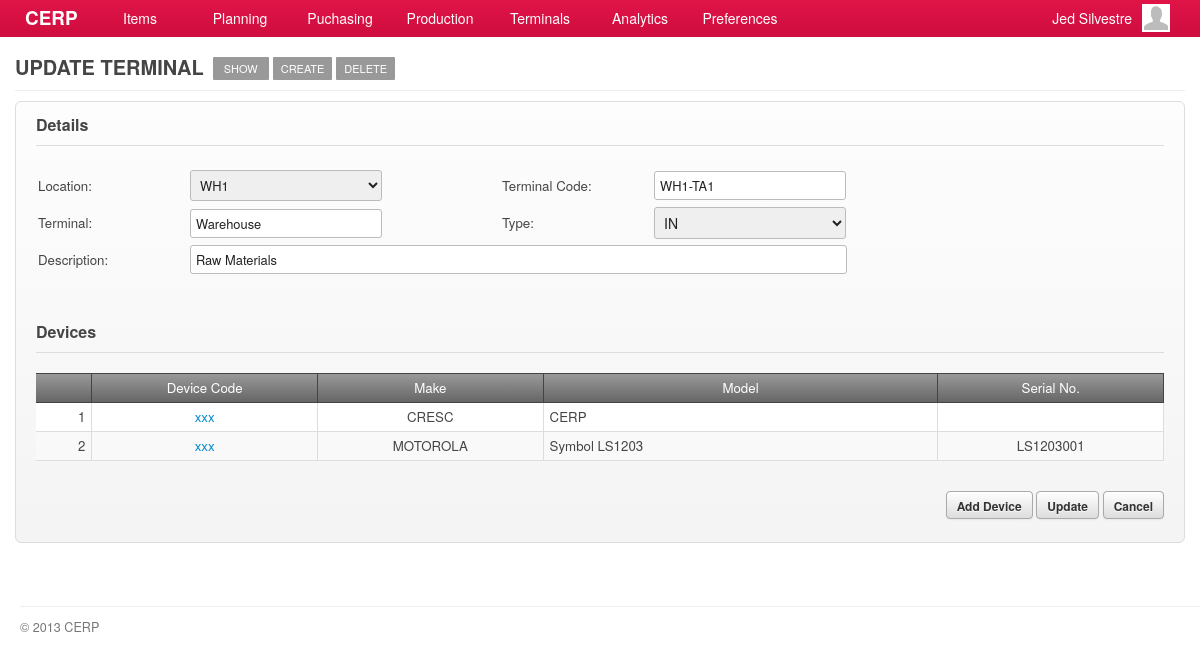
The app's page /account/terminals-edit.php?tid=1 (signed in) with its own data.
### tables this page shows
CREATE TABLE `capabilities` (
  `id` int(11) NOT NULL AUTO_INCREMENT,
  `title` varchar(45) DEFAULT NULL,
  `name` varchar(45) DEFAULT NULL,
  `capability` varchar(45) DEFAULT NULL,
  `url` varchar(45) DEFAULT NULL,
  `parent` int(11) DEFAULT NULL,
  PRIMARY KEY (`id`)
);

CREATE TABLE `terminals` (
  `id` int(11) NOT NULL AUTO_INCREMENT,
  `location_id` int(11) DEFAULT NULL,
  `terminal_code` varchar(12) DEFAULT NULL,
  `terminal_name` varchar(45) DEFAULT NULL,
  `type` varchar(3) DEFAULT NULL,
  `description` varchar(100) DEFAULT NULL,
  `created_at` datetime DEFAULT NULL,
  `updated_at` datetime DEFAULT NULL,
  PRIMARY KEY (`id`)
);

CREATE TABLE `terminal_devices` (
  `id` int(11) NOT NULL AUTO_INCREMENT,
  `terminal_id` int(11) DEFAULT NULL,
  `device_id` int(11) DEFAULT NULL,
  `created_at` datetime DEFAULT NULL,
  `updated_at` datetime DEFAULT NULL,
  PRIMARY KEY (`id`)
);

CREATE TABLE `devices` (
  `id` int(11) NOT NULL AUTO_INCREMENT,
  `device_code` varchar(10) DEFAULT NULL,
  `make` varchar(45) DEFAULT NULL,
  `model` varchar(45) DEFAULT NULL,
  `serial_no` varchar(45) DEFAULT NULL,
  `description` varchar(45) DEFAULT NULL,
  `created_at` datetime DEFAULT NULL,
  `updated_at` datetime DEFAULT NULL,
  PRIMARY KEY (`id`)
);

### include/general.class.php (called while the page is built, shortened)
<?php
require('database.class.php');
require('capabilities.class.php');
require('role.class.php');
$HostAccount	= "account";
$DB				= new MySQL;
  $Host			= "cerp";
  $HostAccount	= "/".$Host."/".$HostAccount;
  $DB->database	= "cerpdb";
  $DB->username	= "cerpuser";
  $DB->password	= "cerpuser";
  $DB->hostname	= "localhost";
$Capabilities	= new Capabilities($DB);
$Signed			= $_SESSION['user'];
$Role		= new Role($DB, $Signed['id']);
require('functions.php');
?>

### include/role.class.php (called while the page is built, shortened)
<?php
class Role
{
	private $DB;
	private $user_id;
	function Role($db, $uid) {
  	$this->DB = $db;
		$this->user_id = $uid;
  }
	function isCapableByName($cap_name) {
		foreach ($this->getUserRoles() as $user_role) {
			$result = $this->DB->Find('role_capabilities', array(
						  			'columns' 		=> 'role_capabilities.*',
						  			'joins' => 'INNER JOIN capabilities ON capabilities.id = role_capabilities.capability_id',
						  	    'conditions' 	=> 'capabilities.capability="'. $cap_name .'" AND role_id='. $user_role['role_id']));
			if(isset($result)) {
				return TRUE;
			}
		}
	}
	function getUserRoles() {
		$result = $this->DB->Get('user_roles', array(
						  			'columns' 		=> 'user_roles.role_id, roles.name',
						  			'joins' => 'INNER JOIN roles ON roles.id = user_roles.role_id',
						  	    'conditions' 	=> 'user_roles.user_id='. $this->user_id));
		if(isset($result)) {
			return $result;
		}
	}
}

### include/database.class.php (called while the page is built, shortened)
<?php
class MySQL {
  public $username	= "cerpuser";
  public $password	= "cerpuser";
  public $hostname	= "localhost";
  public function Connect() {
    $conn = mysql_connect($this->hostname, $this->username, $this->password) or die("<br/><span class='notice'><p class='error'><strong>ERROR!</strong> Unable to connect to MySQL! </p></span>");
    return $conn;
  }
  public function Query($sql) {
  	$conn = $this->Connect();
    $result = mysql_query($sql, $conn);
	return $result;
  }
	function Find($table, $args='') {
  	if (isset($args)) {
  	  $args['columns'] = (isset($args['columns']) ? $args['columns'] : '*');
  	  $args['joins'] = (isset($args['joins']) ? $args['joins'] : '');
	 	 	$args['conditions'] = ($args['conditions'] == '' ? '' : 'where '.$args['conditions']);
		}
		$sql = "SELECT ".$args['columns']." FROM ".$table." ".$args['joins']." ".$args['conditions'];
		$row = $this->IsEmpty($this->Query($sql));
		return mysql_fetch_array($row);
  }
  function Get($table, $args='') {
  	if (isset($args)) {
  	  $args['columns'] = (isset($args['columns']) ? $args['columns'] : '*');
  	  $args['joins'] = (isset($args['joins']) ? $args['joins'] : '');
		  $args['conditions'] = ($args['conditions'] == '' ? '' : 'WHERE '.$args['conditions']);
  	  $args['order'] = (isset($args['order']) ? ' ORDER BY '.$args['order'] : '');
  	  $args['limit'] = (isset($args['limit']) ? ' LIMIT '.$args['limit'] : '');
  	  $args['group'] = (isset($args['group']) ? ' GROUP BY '.$args['group'] : '');
		}
		$data = array();
		$sql = "SELECT ".$args['columns']." FROM ".$table." ".$args['joins']." ".$args['conditions']." ".$args['group']." ".$args['order']." ".$args['limit'];
		$result = $this->IsEmpty($this->Query($sql));
		if(!empty($result)) {
	      while ($row = mysql_fetch_array($result)) {
	        $data[] = $row;
	      }
		}
		return $data;
  }
  private function IsEmpty($result) {
    if(mysql_num_rows($result) > 0) return $result;
    return null;
  }
}

### include/capabilities.class.php (called while the page is built, shortened)
<?php
class Capabilities {
  private $DB;
	public $All;
	function Capabilities($db) {
		$this->DB = $db;
		$this->GetCapabilities();
	}
  function GetTitle() {
    global $capability_key;
	return $this->All[$capability_key]['title'];
  }
  function GetUrl() {
    global $capability_key;
	return $this->All[$capability_key]['url'];
  }
	function GetCapabilities() {
		$capabilities = $this->DB->Get('capabilities', array(
					  			'columns' 		=> 'id, capability, title, name, parent, url',
					  	    'conditions' 	=> 'parent IS NOT null ORDER BY parent'));
		$all = array();
		foreach ($capabilities as $cap) {
			$all[$cap['capability']] = array('title' => $cap['title'],'name' => $cap['name'], 'url' => $cap['url'], 'parent' => $cap['parent']);
		}
		$this->All = $all;
	}
}

### account/terminals-edit.php (the view, shortened to what this page needs)
<?php
  $capability_key = 'edit_terminal';
  require('header.php');
	$allowed = $Role->isCapableByName($capability_key);
	if(!$allowed) {
		require('inaccessible.php');
	}else{
		if(isset($_GET['tid'])) {
	  	$terminal = $DB->Find('terminals', array(
	  		'columns' => 'terminals.*, locations.location_code AS bldg',
	  		'joins' => 'INNER JOIN locations ON terminals.location_id=locations.id',
	  	  'conditions' => 'terminals.id = '.$_GET['tid']
	  	  ));
		}
		$bldgs = $DB->Get('locations', array('columns' => 'id, location_code', 'conditions' => 'parent = "'.get_lookup_code('loc_bldg').'"'));
?>
	<div id="page">
		<div id="page-title">
    	<h2>
      	<span class="title"><?php echo $Capabilities->GetTitle(); ?></span>
        <?php
				  echo '<a href="'.$Capabilities->All['show_terminal']['url'].'?tid='.$_GET['tid'].'" class="nav">'.$Capabilities->All['show_terminal']['name'].'</a>';
				  echo '<a href="'.$Capabilities->All['add_terminal']['url'].'" class="nav">'.$Capabilities->All['add_terminal']['name'].'</a>';
					echo '<a href="#delete" class="nav" rel="modal:open">Delete</a>';
				?>
      </h2>
		</div>
		<div id="content">
			<form action="<?php echo host($Capabilities->GetUrl()) ?>" method="POST">
				<div class="form-container">
				<h3 class="form-title">Details</h3>
        <table>
           <tr>
              <td width="150">Location:</td><td width="310"><?php select_query_tag($bldgs, 'id', 'location_code', $terminal['location_id'], 'terminal[location_id]', 'terminal[location_id]', '', 'width:192px;'); ?></td>
              <td width="150">Terminal Code:</td><td><input type="text" id="terminal[terminal_code]" name="terminal[terminal_code]" value="<?php echo substr($terminal['terminal_code'], 4) ?>" class="text-field" /></td>
           </tr>
           <tr>
              <td>Terminal:</td><td><input type="text" id="terminal[terminal_name]" name="terminal[terminal_name]" value="<?php echo $terminal['terminal_name'] ?>" class="text-field"/></td>
              <td>Type:</td><td><?php select_tag(array('IN', 'OUT'), $terminal['type'], 'terminal[type]', 'terminal[type]', '', 'width:192px;', TRUE); ?></td>
           </tr>
           <tr>
              <td>Description:</td>
              <td colspan="99">
                <input type="text" id="terminal[description]" name="terminal[description]" class="text-field" value="<?php echo $terminal['description']?>" style="width:645px"/>
              </td>
           </tr>
           <tr><td height="5" colspan="99"></td></tr>
        </table>
        <br/>
					<br/>
	      	<h3 class="form-title">Devices</h3>
		      <div class="grid jq-grid">
						<table id="tbl-devices" cellpadding="0" cellspacing="0">
				      <thead>
				         <tr>
	              		<td width="5%" class="border-right text-center"><a></a></td>
	              		<td width="20%" class="border-right text-center"><a>Device Code</a></td>
	              		<td width="20%" class="border-right text-center"><a>Make</a></td>
	              		<td width="" class="border-right text-center"><a>Model</a></td>
	              		<td width="20%" class="border-right text-center"><a>Serial No.</a></td>
				         </tr>
				      </thead>
				      <tbody>
								<?php
									$devices = $DB->Get('terminal_devices', array(
									  			'columns' 		=> 'terminal_devices.*, devices.device_code, devices.make, devices.model, devices.serial_no',
									  			'joins'				=> 'INNER JOIN devices ON terminal_devices.device_id = devices.id',
									  	    'conditions' 	=> 'terminal_devices.terminal_id='.$_GET['tid']));
									$ctr = 1;
									foreach ($devices as $device) {
										echo '<tr>';
										echo '<td class="border-right text-right">'.$ctr.'</td>';
										echo '<td class="border-right text-center"><a href="devices-show.php?did='.$device['device_id'].'">'.$device['device_code'].'</a></td>';
										echo '<td class="border-right text-center">'.$device['make'].'</td>';
										echo '<td class="border-right">'.$device['model'].'</td>';
										echo '<td class="border-right text-center">'.$device['serial_no'].'</td>';
										echo '</tr>';
										$ctr+=1;
									}
								?>
							</tbody>
				   </table>
					</div>
					<br/>
					<div class="field-command">
						<a class="btn" href="#add-device-modal" rel="modal:open">Add Device</a>
       	    <input type="submit" value="Update" class="btn"/>
            <input type="button" value="Cancel" class="btn redirect-to" rel="<?php echo host('terminals-show.php?tid='.$_GET['tid']); ?>"/>
					</div>
				</div>
			</form>
		</div>
	</div>
<?php }
require('footer.php'); ?>

### stylesheets/main.css (style rules this page uses)
*, html, body { margin:0;padding:0; }
html { font-size: 100%; -webkit-text-size-adjust: 100%; -ms-text-size-adjust: 100%; }
body { margin: 0; font-family:"Helvetica Neue", Helvetica, Arial, sans-serif; font-size:14px; line-height:20px; color:#454545; background-color:#ffffff; }
h1, h2, h3, h4 { padding:0 0 5px; margin:0 0 10px; }
h2 { font-size:20px; }
h3 { font-size:16px; }
#page { background-color:#ffffff; font-size:95%; }
#content { padding:0 15px; min-height: 500px; }
#page-title { margin:0 15px 10px; padding:57px 0 0; border-bottom:solid 1px #eeeeee; }
#page-title h2 { margin:0; padding:0 0 10px; }
#page-title h2 .title { float:left; padding-right:5px; text-transform:uppercase; }
#page-title h2 .nav { float:left; display:block; margin:0 0 0 4px; padding:6px 8px; background-color:#999999; color:#ffffff; font-weight:normal; font-size:11px; line-height:11px; cursor:pointer; -webkit-border-radius:1px; -moz-border-radius:1px; border-radius:1px; text-transform:uppercase; min-width:40px; text-align: center; }
.border-right { border-right:solid 1px #dddddd; }
.text-center { text-align:center; }
.text-right { text-align:right; }

### stylesheets/form.css (style rules this page uses)
form { margin:0 0 10px; }
form table tr th, form table tr td { padding:2px 0; }
form .field-command { padding:10px 0 0; text-align: right; }
.form-container { padding:20px; border:solid 1px #dddddd; background-color:#f9f9f9; background-image:-moz-linear-gradient(top, #fdfdfd, #f4f4f4); background-image:-webkit-gradient(linear, 0 0, 0 100%, from(#fdfdfd), to(#f4f4f4)); background-image:-webkit-linear-gradient(top, #fdfdfd, #f4f4f4); background-image:-o-linear-gradient(top, #fdfdfd, #f4f4f4); background-image:linear-gradient(to bottom, #fdfdfd, #f4f4f4); -webkit-border-radius:6px; -moz-border-radius:6px; border-radius:6px; }
.form-title { margin:-7px 0 20px; padding:0 0 10px; border-bottom:solid 1px #dddddd; }
input, textarea, select { padding:4px 5px; border:solid 1px #bbbbbb; color:#222222; font-size:97%; font-family:"Helvetica Neue", Helvetica, Arial, sans-serif; -webkit-border-radius:3px; -moz-border-radius:3px; border-radius:3px; }
input.text-field { width:180px; }
.btn { display: inline-block; *display: inline; padding: 4px 10px 2px; margin-bottom: 3px; min-width:60px; *margin-left: .3em; font-size: 12px; line-height: 20px; *line-height: 20px; color: #333333; text-align: center; text-shadow: 0 1px 1px rgba(255, 255, 255, 0.75); vertical-align: middle; cursor: pointer; font-weight:bold; background-color: #cccccc; *background-color: #dddddd; background-image: -webkit-gradient(linear, 0 0, 0 100%, from(#ffffff), to(#dddddd)); background-image: -webkit-linear-gradient(top, #ffffff, #dddddd); background-image: -o-linear-gradient(top, #ffffff, #dddddd); background-image: linear-gradient(to bottom, #ffffff, #dddddd); background-image: -moz-linear-gradient(top, #ffffff, #dddddd); background-repeat: repeat-x; border: 1px solid #bbbbbb; *border: 0; border-color: rgba(0, 0, 0, 0.1) rgba(0, 0, 0, 0.1) rgba(0, 0, 0, 0.25); border-color: #aaaaaa #aaaaaa #bfbfbf; border-bottom-color: #aaaaaa; outline:none; -webkit-border-radius: 4px; -moz-border-radius: 4px; border-radius: 4px; filter: progid:dximagetransform.microsoft.gradient(startColorstr='#ffffffff', endColorstr='#ffe6e6e6', GradientType=0); filter: progid:dximagetransform.microsoft.gradient(enabled=false); *zoom: 1; -webkit-box-shadow: inset 0 1px 0 rgba(255, 255, 255, 0.2), 0 1px 2px rgba(0, 0, 0, 0.05); -moz-box-shadow: inset 0 1px 0 rgba(255, 255, 255, 0.2), 0 1px 2px rgba(0, 0, 0, 0.05); box-shadow: inset 0 1px 0 rgba(255, 255, 255, 0.2), 0 1px 2px rgba(0, 0, 0, 0.05); }

### records on screen
capabilities: title "UPDATE TERMINAL"
capabilities: name "SHOW"
capabilities: name "CREATE"
terminals: terminal_code "WH1-TA1", terminal_name "Warehouse", description "Raw Materials"
terminal_devices: device.device_code "xxx", device.make "CRESC", device.model "CERP"
terminal_devices: device.device_code "xxx", device.make "MOTOROLA", device.model "Symbol LS1203", device.serial_no "LS1203001"

### other values on screen
$Signed['first_name'] "Jed"
$Signed['last_name'] "Silvestre"
